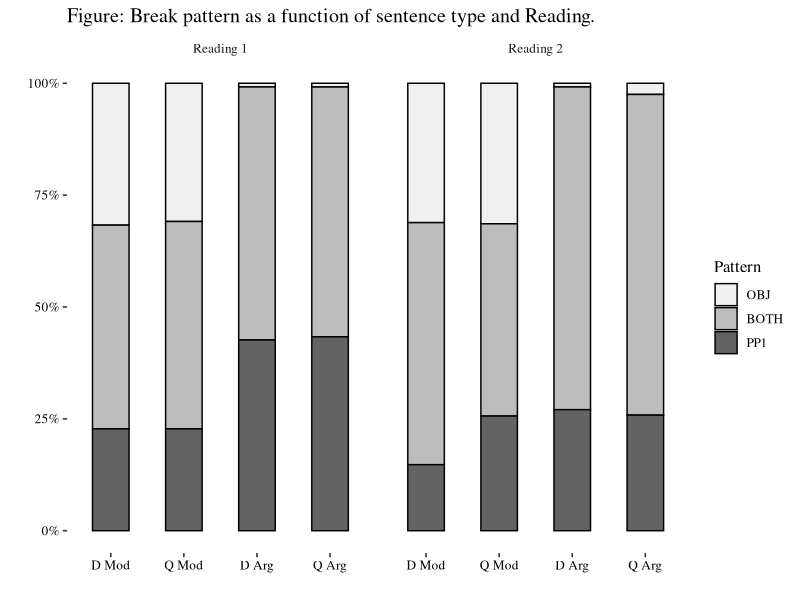
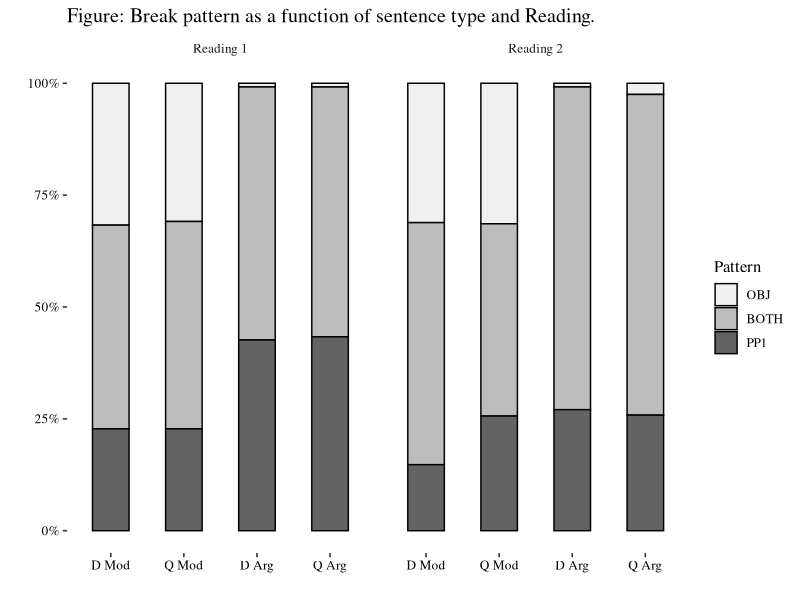

Here is the R script that generated these plots, in order:
## ---- chunk 1
library(kableExtra)
knitr::opts_chunk$set(echo = F,warning = F,message=F)
## ---- chunk 2
library(readr)
library(tidyr)
library(dplyr)
library(stringr)
library(knitr)
library(kableExtra)

items <- read_csv("../csvs/src/exp-items.csv") 

items$asp <- word(items$EDY,3)

items$v <- word(items$EDY,5)

names(items) <- c("no","D Arg","Q Arg","D Mod","Q Mod","asp","v")

fitems <- items %>% gather(key="version",value="text",-no,-asp,-v)

fitems$PP2Status <- word(fitems$version,2)

fitems <-  fitems %>% arrange(asp,v,PP2Status,text)

fitems[c(4:5)] %>% 
  kable(col.names=c("Version", "Text"), 
        booktab=T, linesep = c("","","","\\addlinespace"), longtable=T) %>% 
  kable_styling(latex_options = c("hold_position","repeat_header"))
## ---- chunk 3
library(readr)
library(stringr)
library(tidyr)

fpp <- read_csv("../csvs/src/filler-items+pp.csv")

fnp <- read_csv("../csvs/src/filler-items-pp.csv")

fpp$asp <- word(fpp$FDY,3)
fnp$asp <- word(fnp$FDN,3)

fpp$aspGroup <-fpp$asp %in% c("decided","planned","intended","wanted")
fnp$aspGroup <-fnp$asp %in% c("decided","planned","intended","wanted")

fpp <- fpp %>% arrange(-aspGroup,asp) 
fnp <- fnp %>% arrange(-aspGroup,asp) 

items <- cbind(fpp[1:3],fnp[2:5])

names(items) <- c("no","+PP D","+PP Q","-PP D","-PP Q","asp","aspGroup")

fitems <- items %>% 
  gather(key="version",value="text",-asp,-no,-aspGroup) %>%
  arrange(-aspGroup,asp,no)

ppy<-subset(fitems,grepl("+PP",fitems$version,fixed=T)==TRUE)

ppy[c("version","text")] %>% 
  kable(
    row.names=F,
    col.names=c("Version", "Text"),
    booktab=T,
    linesep = c("","\\addlinespace"),
    longtable=T
  ) %>% 
  kable_styling(latex_options = c("hold_position","repeat_header"))
## ---- chunk 4
ppn<-subset(fitems,grepl("-PP",version,fixed=F)) 

ppn[c("version","text")]%>% 
  kable(
    row.names=F,
    col.names=c("Version", "Text"),booktab=T,linesep = c("","\\addlinespace"),longtable=T) %>% 
  kable_styling(latex_options = c("hold_position","repeat_header"))
## ---- chunk 5
Label <- c("Start", "Next", "Done")
Position <- c("Left shift", "Right shift", "Thumb pad")
Description <- c("Reveal a sentence and begin your reading.", "End your first reading.", "End your second reading and prepare for the next sentence.")
keyTable <- data.frame(Label,Position,Description)
kable(keyTable,booktabs=T) %>%
  kable_styling(latex_options = "hold_position")

## ---- chunk 6
library(scales)
library(readr)
library(dplyr)
library(ggplot2)
library(ggthemes)
kable <- function(...) {
  knitr::kable(booktab = TRUE,...)
}

### global plot themeing
theme_set(
  theme_tufte(base_size = 12) + 
    theme(
      plot.background = element_rect(fill = "white", color = "white"),
      panel.border = element_blank(),
      text = element_text(color="black"),
      axis.text = element_text(color="black")
    )
)

# sentence type order
sto <- function (SentenceType) {
  ifelse(SentenceType %in% c("D Arg", "Q Arg", "D Mod", "Q Mod"),
    return(
      ifelse(
        SentenceType=="Q Arg",
        length(SentenceType),
        ifelse(
          SentenceType=="D Arg",
          length(SentenceType)-1,
          ifelse(
            SentenceType=="Q Mod",
            length(SentenceType)-2,
            length(SentenceType)-3
          )
        )
      )
    ),
    return(1)
  )
}

mdata<-read_csv("export/prosody_data.csv")

r2pdata<-droplevels(subset(mdata,Reading==2 & simple2lvl != "NEITHER"))
qdata <- subset(r2pdata,PP2Status=="Arg")
ddata <- subset(r2pdata,PP2Status=="Mod")

qfreq<-table(qdata$simple2lvl,qdata$SpeechAct) 
qpct<-qfreq %>%
  prop.table(margin=2) %>% apply(2,percent)

qpros<-paste0(qpct, " (",qfreq,")")
qpros<-cbind(qpros[1:3],qpros[4:6])

dfreq<-table(ddata$simple2lvl,ddata$SpeechAct) 
dpct<-dfreq %>%
  prop.table(margin=2) %>% apply(2,percent)

dpros<-paste0(dpct, " (",dfreq,")")
dpros<-cbind(dpros[1:3],dpros[4:6])


r2combo<-as.data.frame(cbind(dpros,qpros))



write_csv(r2combo,"export/ccombo.csv")

r1pdata<-droplevels(subset(mdata,Reading==1 & simple2lvl != "NEITHER"))
qdata <- subset(r1pdata,PP2Status=="Arg")
ddata <- subset(r1pdata,PP2Status=="Mod")

qfreq<-table(qdata$simple2lvl,qdata$SpeechAct) 
qpct<-qfreq %>%
  prop.table(margin=2) %>% apply(2,percent)

qpros<-paste0(qpct, " (",qfreq,")")
qpros<-cbind(qpros[1:3],qpros[4:6])

dfreq<-table(ddata$simple2lvl,ddata$SpeechAct) 
dpct<-dfreq %>%
  prop.table(margin=2) %>% apply(2,percent)

dpros<-paste0(dpct, " (",dfreq,")")
dpros<-cbind(dpros[1:3],dpros[4:6])


r1combo<-as.data.frame(cbind(dpros,qpros))


bothrbothb <- cbind(r1combo,r2combo)
bothrbothb <- bothrbothb %>% as_tibble(.name_repair = "unique")
row.names(bothrbothb) <- c("2Both","1OBJ","3PP1")
row.names(r1combo) <- c("2Both","1OBJ","3PP1")
row.names(r2combo) <- c("2Both","1OBJ","3PP1")
r1combo<-arrange(r1combo,row.names(r1combo))
r2combo<-arrange(r2combo,row.names(r2combo))
bothrbothb<-arrange(bothrbothb,row.names(bothrbothb))
row.names(r1combo) <- c("OBJ only","Both","PP1 only")
row.names(r2combo) <- c("OBJ only","Both","PP1 only")
write_csv(r2combo,"export/ccombo.csv")
## ---- chunk 7
kable(
  r1combo,
  align="c",
  col.names=rep(c("D","Q"),2)
) %>%
  add_header_above(c(" " =1, "Mod"=2,"Arg"=2)) %>%
  column_spec(1,bold=T)%>% kable_styling(latex_options = "hold_position")

## ---- chunk 8
kable(
  r2combo,
  align="c",
  col.names=rep(c("D","Q"),2)
) %>%
  add_header_above(c(" " =1, "Mod"=2,"Arg"=2)) %>%
  column_spec(1,bold=T)%>% kable_styling(latex_options = "hold_position")

## ---- chunk 9

mdata$SentenceType <- paste(mdata$SpeechAct,mdata$PP2Status)
adata <- subset(mdata,simple2lvl!="NEITHER")
adata$reading <- paste("Reading", adata$Reading)

ggplot(adata,    
    aes(
      x=reorder(SentenceType, sto(SentenceType)),
      y=..count..,
      fill=reorder(
        simple2lvl,
        ifelse(simple2lvl=="PP1", 3, ifelse(simple2lvl=="OBJ",1,2))
      )
    )) +
  geom_bar(position="fill",color="black",width=0.5) +
  labs(fill="Pattern",x=" ",y=" ") +
  facet_grid(cols = vars(reading)) +
  scale_y_continuous(labels=scales::percent) + 
  scale_fill_brewer(breaks=c("OBJ", "BOTH", "PP1"), palette="Greys") +
  ggtitle("Figure: Break pattern as a function of sentence type and Reading.")

ggsave("bothbreaks2.pdf",height=3.75,device=cairo_pdf)
# dev.off()
